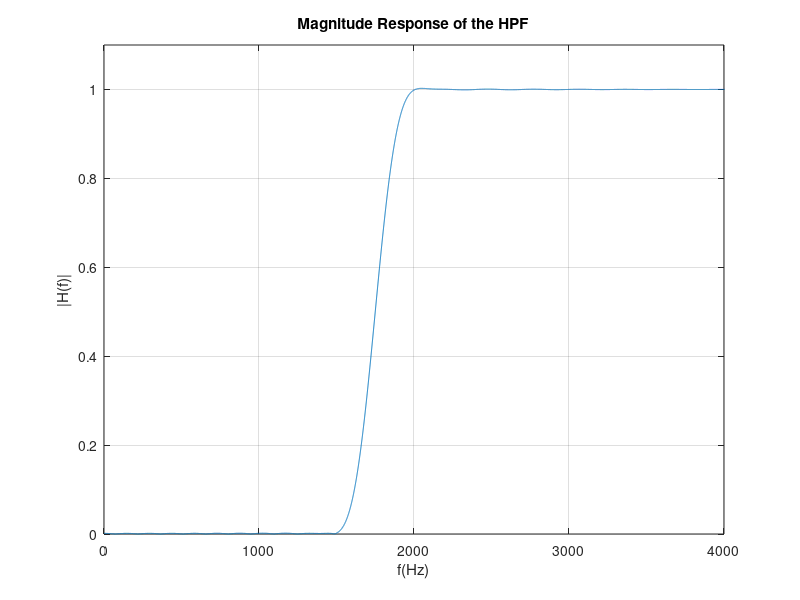

Write MATLAB code to recreate this figure.
clc; close all; clear all; 
M=27;N=2*M+1;                
tw=500;
Fs=8000;   
f=2000-tw/2; % fp(ideal) 
Ts=1/Fs;
n=-M:M; 
w=window(@hamming,N); % Hamming window 
% w=window(@blackman,N); 
%w=window(@rectwin,N); 
wp=2*pi*f; 
h = zeros(1, N); 
h=-sin(wp.*n.*Ts)./(n*pi); 
h(round(length(h)/2)) =1- wp*Ts/pi;     
hn=w'.*h;   
%Impulse response 
N=20480; 
Y=abs(fft(hn,N)); 
f=0:Fs/(N-1):Fs; 
figure; 
plot(f,Y);title('Magnitude Response of the HPF') 
axis([0 Fs/2,0 1.1]);xlabel('f(Hz)');ylabel('|H(f)|');grid on